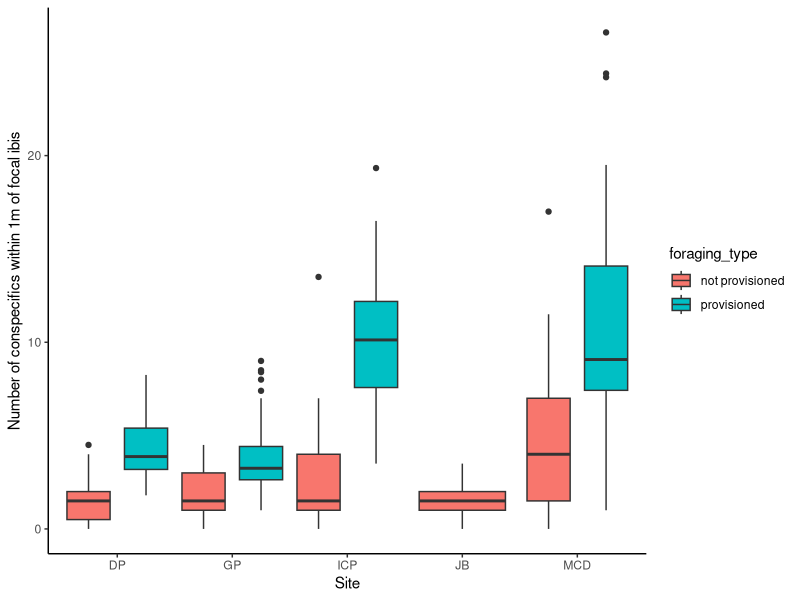
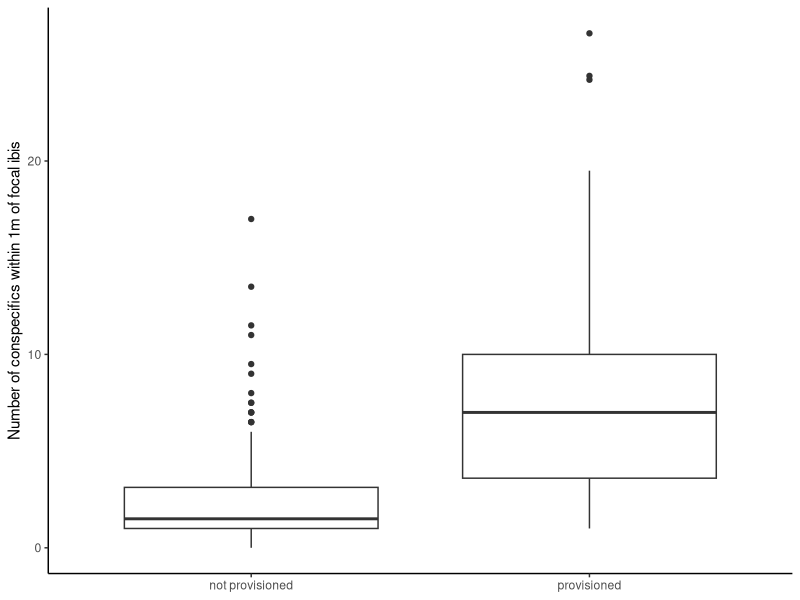
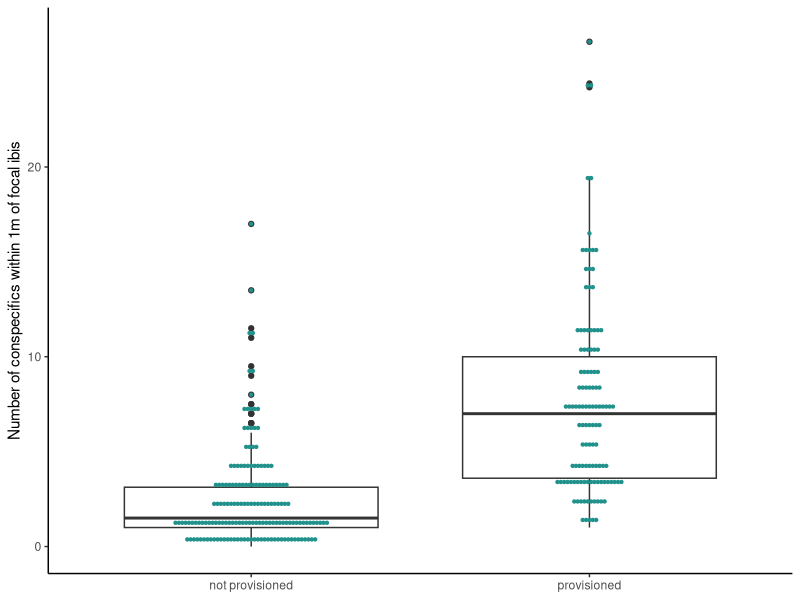
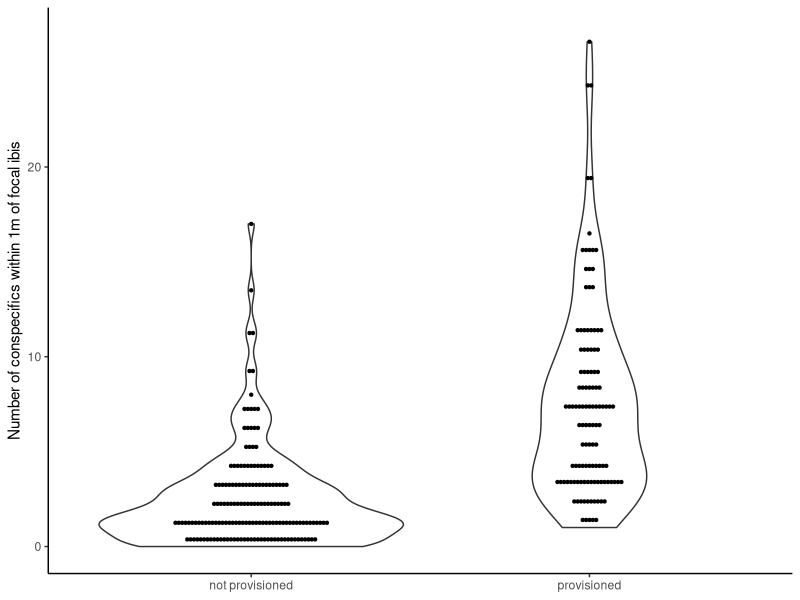
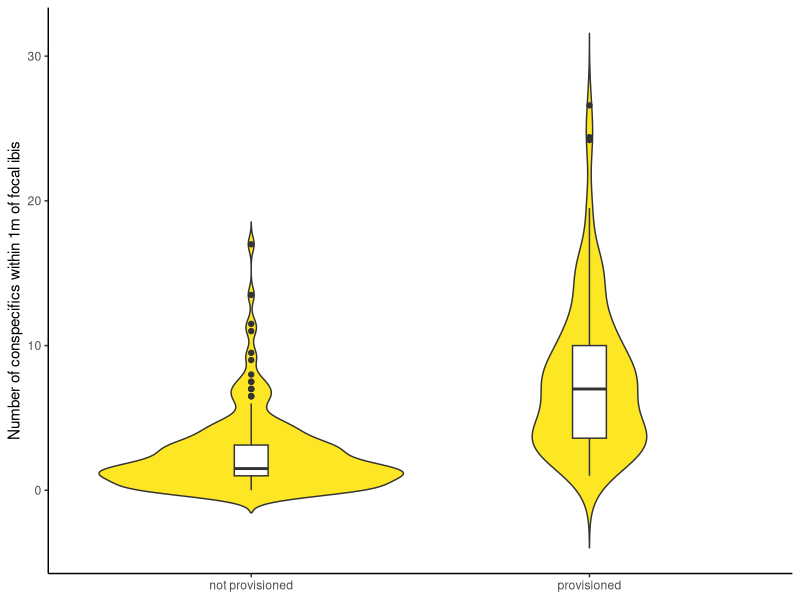
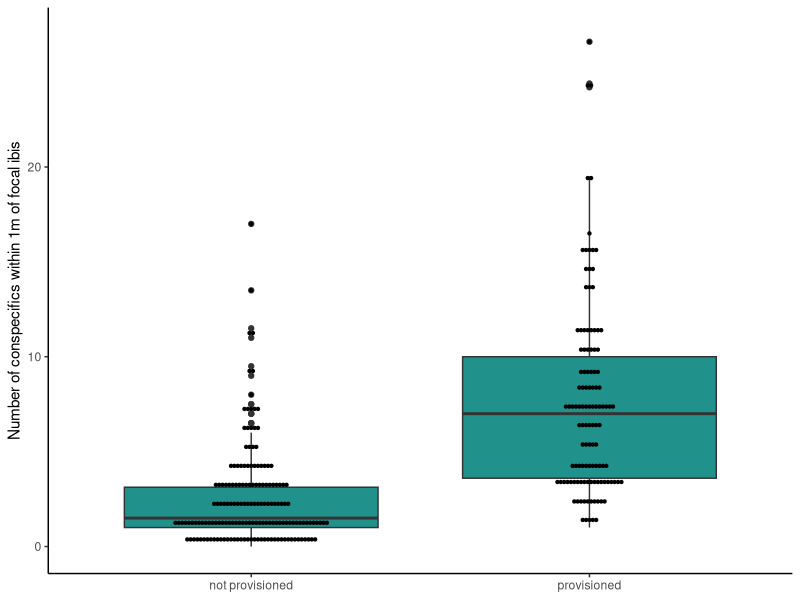
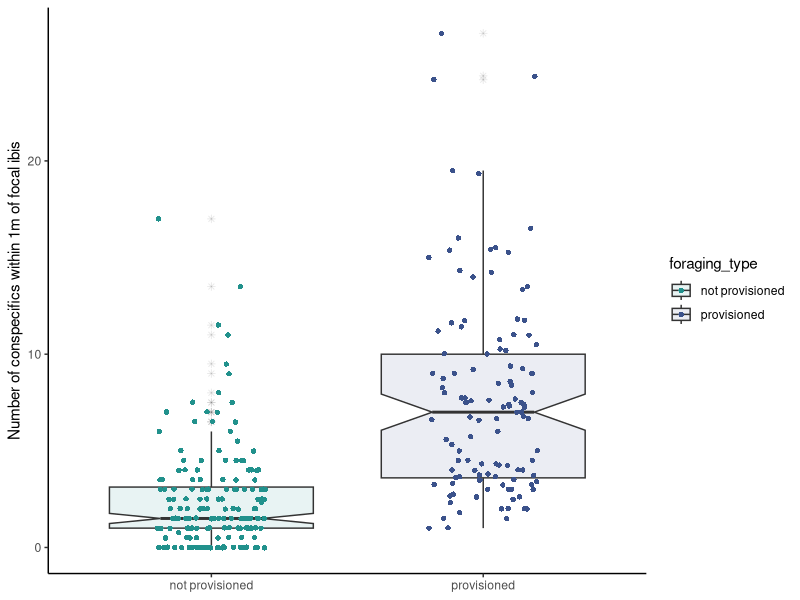
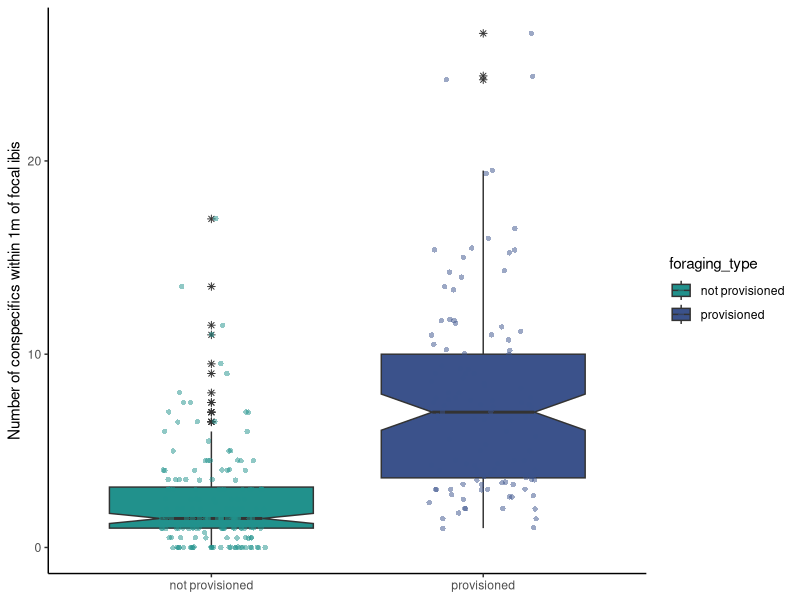

Write the R code that produced these figures, in order.
## ---- chunk 1
#Load packages and data :-------
library(readxl)
library(tidyverse)
library(reshape2)
library(rstatix)
library(ggpubr)
library(gridExtra)

vid0<- read_excel("Ibis Behavior.xlsx",sheet = "1m_density")
vid <- read_excel("Ibis Behavior.xlsx",sheet = "1m_density")
vid<-dplyr::select(vid,site,date,vid_length,focalID,count_2m=`2m_density`,flock_size)
vid$count_2m<-as.numeric(vid$count_2m)
vid$uniqueID <- paste(vid$vid_ID,vid$vid_length,vid$focalID,sep='')
vid$focalID<-NULL #remove old focalID

vid_avg<-vid %>%drop_na() %>%  #drop rows with NA
  group_by(uniqueID) %>% 
  summarise(avg_count=mean(count_2m)) %>%#average by uniqueID 
  rename(focalID = uniqueID) #rename uniqueID to focalID for merging later


VIDsites <- dplyr::select(vid,site,focalID=uniqueID)
VIDsites <- unique(VIDsites)
vid_avg <- merge(vid_avg,VIDsites, by=c("focalID")) 

## ---- chunk 2
FFprox_1m <- read_excel("Summer 2019 Field Data copy.xlsx", 
                                          sheet = "proximity")
FFprox_1m <- dplyr::select(FFprox_1m, site, behavior_timeStamp,focalID, count_2m='1mCON')
FFprox_1m$count_2m<- as.numeric(FFprox_1m$count_2m)
#FFprox_1m$density_2m<-(FFprox_1m$count_2m)/(pi*(4^2))

FF_avg<-FFprox_1m %>%drop_na() %>%  #drop rows with NA
   group_by(focalID) %>% 
   summarise(avg_count=mean(count_2m))  


#add site back in:
FFsites <- dplyr::select(FFprox_1m,site,focalID)
FFsites <- unique(FFsites)
FF_avg <- merge(FF_avg,FFsites, by=c("focalID")) 

## ---- chunk 3

vid_avg$foraging_type <- "provisioned"
FF_avg$foraging_type <- "not provisioned"

count_1m <- rbind(vid_avg,FF_avg)  #merge two datasets together; 30 + 164

write.csv(count_1m ,"merged_foraging_data.csv", row.names = FALSE) #writing this CSV to use for python class project

## ---- chunk 4
ggplot(count_1m, aes(x=site, y=avg_count, fill=foraging_type)) +
  geom_boxplot(position=position_dodge(1)) + theme_classic() +
  xlab("Site") + ylab("Number of conspecifics within 1m of focal ibis")

ggplot(count_1m, aes(x=foraging_type, y=avg_count)) +
  geom_boxplot(position=position_dodge(1)) + theme_classic() +
  ylab("Number of conspecifics within 1m of focal ibis") + theme(axis.title.x=element_blank())

ggplot(count_1m, aes(x=foraging_type, y=avg_count)) +
  geom_boxplot(position=position_dodge(1)) + theme_classic() +
  ylab("Number of conspecifics within 1m of focal ibis") + theme(axis.title.x=element_blank())+ geom_dotplot(binaxis='y', stackdir='center', dotsize=0.2,fill="#21918c",color="#21918c")

ggplot(count_1m, aes(x=foraging_type, y=avg_count)) +
  geom_violin() + theme_classic() +
  ylab("Number of conspecifics within 1m of focal ibis") + theme(axis.title.x=element_blank()) + geom_dotplot(binaxis='y', stackdir='center', dotsize=0.2)

ggplot(count_1m, aes(x=foraging_type, y=avg_count)) +
   geom_violin(trim=FALSE, fill="#fde725")+  geom_boxplot(width=0.1)+theme_classic() +
  ylab("Number of conspecifics within 1m of focal ibis") + theme(axis.title.x=element_blank())


ggplot(count_1m, aes(x=foraging_type, y=avg_count)) +
  geom_boxplot(position=position_dodge(1),fill="#21918c") + theme_classic() +
  ylab("Number of conspecifics within 1m of focal ibis") + theme(axis.title.x=element_blank())+ geom_dotplot(binaxis='y', stackdir='center', dotsize=0.2)


#notched boxplot
ggplot(count_1m, aes(x=foraging_type, y=avg_count)) +
  geom_boxplot(alpha = 0.1,outlier.shape=8,notch=TRUE,aes(fill=foraging_type)) + theme_classic() +
  ylab("Number of conspecifics within 1m of focal ibis") + theme(axis.title.x=element_blank())+geom_jitter(shape=16, position=position_jitter(0.2),aes(color=foraging_type,fill=foraging_type))+ 
  scale_color_manual(values=c("#21918c", "#3b528b"))+
  scale_fill_manual(values=c("#21918c", "#3b528b"))

ggplot(count_1m, aes(x=foraging_type, y=avg_count)) +
  geom_boxplot(outlier.shape=8,notch=TRUE,aes(fill=foraging_type)) + theme_classic() +
  ylab("Number of conspecifics within 1m of focal ibis") + theme(axis.title.x=element_blank())+geom_jitter(alpha = 0.5,shape=16, position=position_jitter(0.2),aes(color=foraging_type,fill=foraging_type))+ 
  scale_color_manual(values=c("#21918c", "#3b528b"))+
  scale_fill_manual(values=c("#21918c", "#3b528b"))

bplot<-ggplot(count_1m, aes(x=foraging_type, y=avg_count)) +
  geom_boxplot(outlier.shape=8,notch=TRUE) + theme_classic() +
  ylab("Number of conspecifics within 1m of focal ibis") + theme(axis.title.x=element_blank(),legend.position="none")+geom_jitter(alpha = 0.5,shape=16, position=position_jitter(0.3),aes(color=foraging_type,fill=foraging_type))+ 
  scale_color_manual(values=c("#21918c", "#440154"))+
  scale_fill_manual(values=c("#21918c", "#440154"))



hplot<-ggplot(count_1m, aes(x = avg_count)) +
  geom_histogram(aes(color = foraging_type, fill = foraging_type), 
                position = "identity", bins = 30, alpha = 0.4) +
  scale_color_manual(values = c("#21918c", "#440154")) + 
  scale_fill_manual(values = c("#21918c", "#440154")) +
  guides(fill=guide_legend(title=NULL),color=guide_legend(title=NULL))+
  labs(x="Number of conspecifics within 1m of focal ibis", y = "Number of Observations")+
  theme_classic()+theme(legend.position = c(0.7, 0.7)) 


grid.arrange(hplot,bplot, ncol=2) 

ggplot(count_1m, aes(x=foraging_type, y=avg_count)) +
  geom_boxplot(outlier.shape=8,notch=TRUE) + theme_classic() +
  ylab("Number of conspecifics within 1m of focal ibis") + theme(axis.title.x=element_blank(),legend.position="none")+geom_jitter(alpha = 0.5,shape=16, position=position_jitter(0.3),aes(color=foraging_type,fill=foraging_type))+ 
  scale_color_manual(values=c("#21918c", "#440154"))+
  scale_fill_manual(values=c("#21918c", "#440154"))

ggplot(count_1m, aes(x=foraging_type, y=avg_count)) +
  geom_boxplot(outlier.shape=8,notch=FALSE) + theme_classic() +
  ylab("Number of conspecifics within 1m of focal ibis") + theme(axis.title.x=element_blank(),legend.position="none")+geom_jitter(alpha = 0.5,shape=16, position=position_jitter(0.3),aes(color=foraging_type,fill=foraging_type))+ 
  scale_color_manual(values=c("#21918c", "#440154"))+
  scale_fill_manual(values=c("#21918c", "#440154"))

## ---- chunk 5

vid0 %>%drop_na(`2m_density`)%>%
  summarise(count_distinct = n_distinct(vid_ID)) #how many videos do I have tracked individuals from? 

count_1m %>%
  group_by(foraging_type) %>%
  get_summary_stats(avg_count, type = "mean_sd")

#check for outliers 
count_1m %>%
  group_by(foraging_type) %>%
  identify_outliers(avg_count) # a few extreme outliers

#check normality
count_1m %>%
  group_by(foraging_type) %>%
  shapiro_test(avg_count) #neither group is normally distributed 

ggplot(count_1m, aes(x = avg_count)) +
  geom_histogram(aes(color = foraging_type, fill = foraging_type), 
                position = "identity", bins = 30, alpha = 0.4) +
  scale_color_manual(values = c("#00AFBB", "#E7B800")) +
  scale_fill_manual(values = c("#00AFBB", "#E7B800"))

# Draw a qq plot by group- looks problematic 
ggqqplot(count_1m, x = "avg_count", facet.by = "foraging_type")

#data aren't normally distributed so going to do a Wilcoxon rank sum

w1<- wilcox.test(count_1m$avg_count ~ count_1m$foraging_type, conf.int=TRUE)

#calculate Z value:
Z = qnorm(w1$p.value)

Z 

#calculate r- sometimes called the effect size 
N=nrow(count_1m)
r = abs(Z)/sqrt(N)
names(r) = "r"
r

#try wilcox test using 'coin' package to see if I calculated Z score correctly
library(coin)

count_1m$foraging_type<-as.factor(count_1m$foraging_type)
w2 <- coin::wilcox_test(count_1m$avg_count ~ count_1m$foraging_type)
Z2 = as.numeric(statistic(w2, type="standardized"))
Z2

r2 = abs(Z2)/sqrt(N)
names(r2) = "r2"

r2

#both wilcox.test and wilcox_test produce very similar results. I am going to go with wilcox.test because it has a continuity correction and that seems good. 
## ---- chunk 6
count_1m$density <- count_1m$avg_count/(pi*(1^2))

compare<-count_1m %>%
  group_by(foraging_type) %>%
  get_summary_stats(density, type = "mean_sd")

compare$mean[2]/compare$mean[1] #surrounded by approx. 3x higher density  

((compare$mean[2]-compare$mean[1])/compare$mean[1])*100 #205% increase in flock size

compare2<-count_1m %>%
  group_by(foraging_type) %>%
  get_summary_stats(avg_count, type = "mean_sd")

compare2$mean[2]-compare2$mean[1] #surrounded by approx. 5 more individuals on average 
## ---- chunk 7
scan_FS<-read_excel("Summer 2019 Field Data copy.xlsx", 
                      sheet = "Flock Composition") #pull flock size data from flock scans
scan_FS <- dplyr::select(scan_FS, date, site,'ibis_count'=WHIB_total)

vid_FS <- read_excel("foraging video data copy.xlsx", 
                                       sheet = "data") #pull flock size data from foraging videos
vid_FS <- dplyr::select(vid_FS,date, site,'ibis_count'=flock_size)

#fix date for both these dataframes:

scan_FS$date <- as.character(scan_FS$date)
vid_FS$date <- as.character(vid_FS$date)
scan_FS$flock <- "full"
vid_FS$flock <- "in_video"
flock_size_comp <- rbind(scan_FS,vid_FS)
## ---- chunk 8
ggplot(flock_size_comp, aes(x=date, y=ibis_count)) +
  geom_point(aes(shape=flock, color=site)) +
  theme(legend.position="top") + theme_classic() +
  theme(axis.text.x = element_text(angle = 90, vjust = 0.5, hjust=1))
## ---- chunk 9
head(flock_size_comp)

#+++++++++++++++++++++++++
# Function to calculate the mean and the standard deviation
  # for each group
#+++++++++++++++++++++++++
# data : a data frame
# varname : the name of a column containing the variable
  #to be summariezed
# groupnames : vector of column names to be used as
  # grouping variables
data_summary <- function(data, varname, groupnames){
  require(plyr)
  summary_func <- function(x, col){
    c(mean = mean(x[[col]], na.rm=TRUE),
      sd = sd(x[[col]], na.rm=TRUE))
  }
  data_sum<-ddply(data, groupnames, .fun=summary_func,
                  varname)
  data_sum <- rename(data_sum, c("mean" = varname))
 return(data_sum)
}

library(plyr)
library(dplyr)
df2 <- data_summary(flock_size_comp, varname="ibis_count", 
                    groupnames=c("date", "site","flock"))

## ---- chunk 10
ggplot(df2, aes(x=date, y=ibis_count, fill=flock)) + 
  geom_bar(stat="identity", color="black", 
           position=position_dodge()) +
  geom_errorbar(aes(ymin=ibis_count-sd, ymax=ibis_count+sd), width=.2,
                 position=position_dodge(.9)) + theme_classic() +
  theme(axis.text.x = element_text(angle = 90, vjust = 0.5, hjust=1)) 
